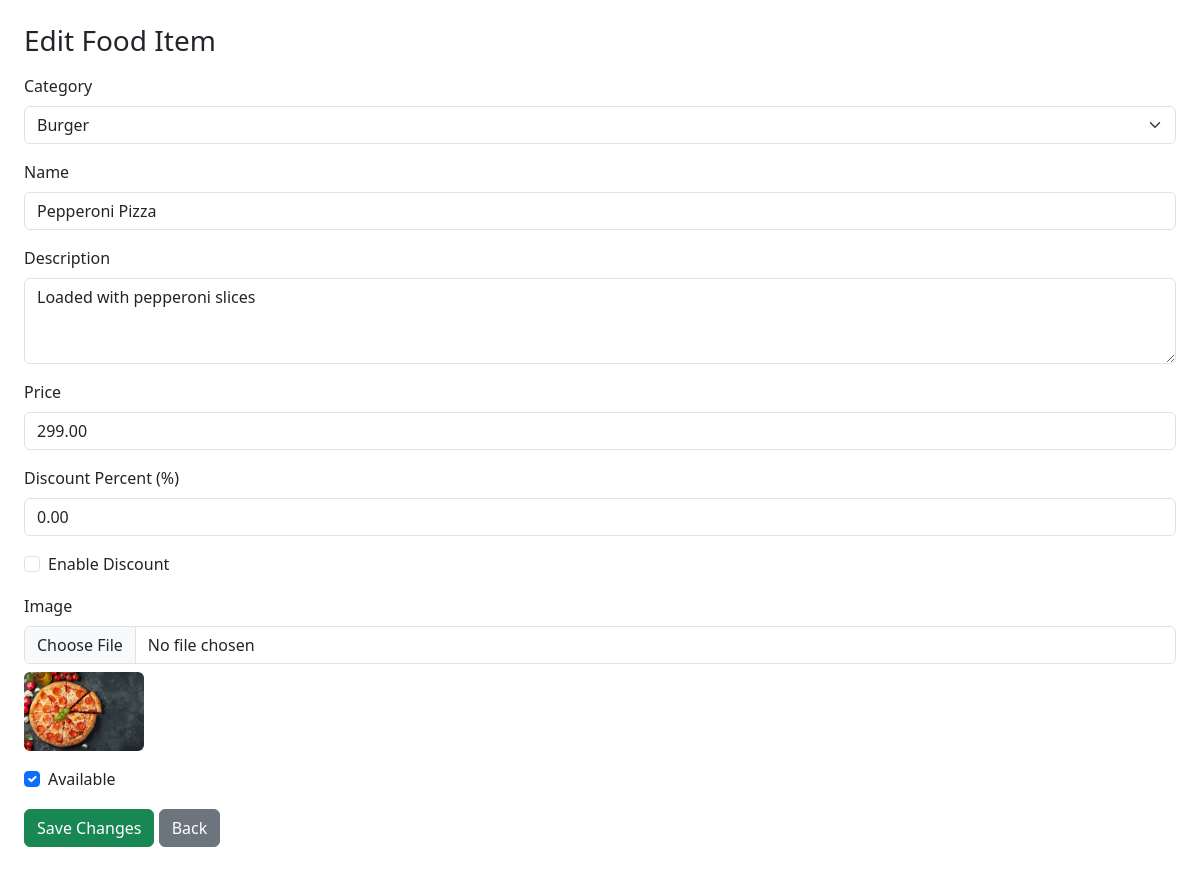
The app's page /admin/edit_item.php?id=11 (signed in), older data.
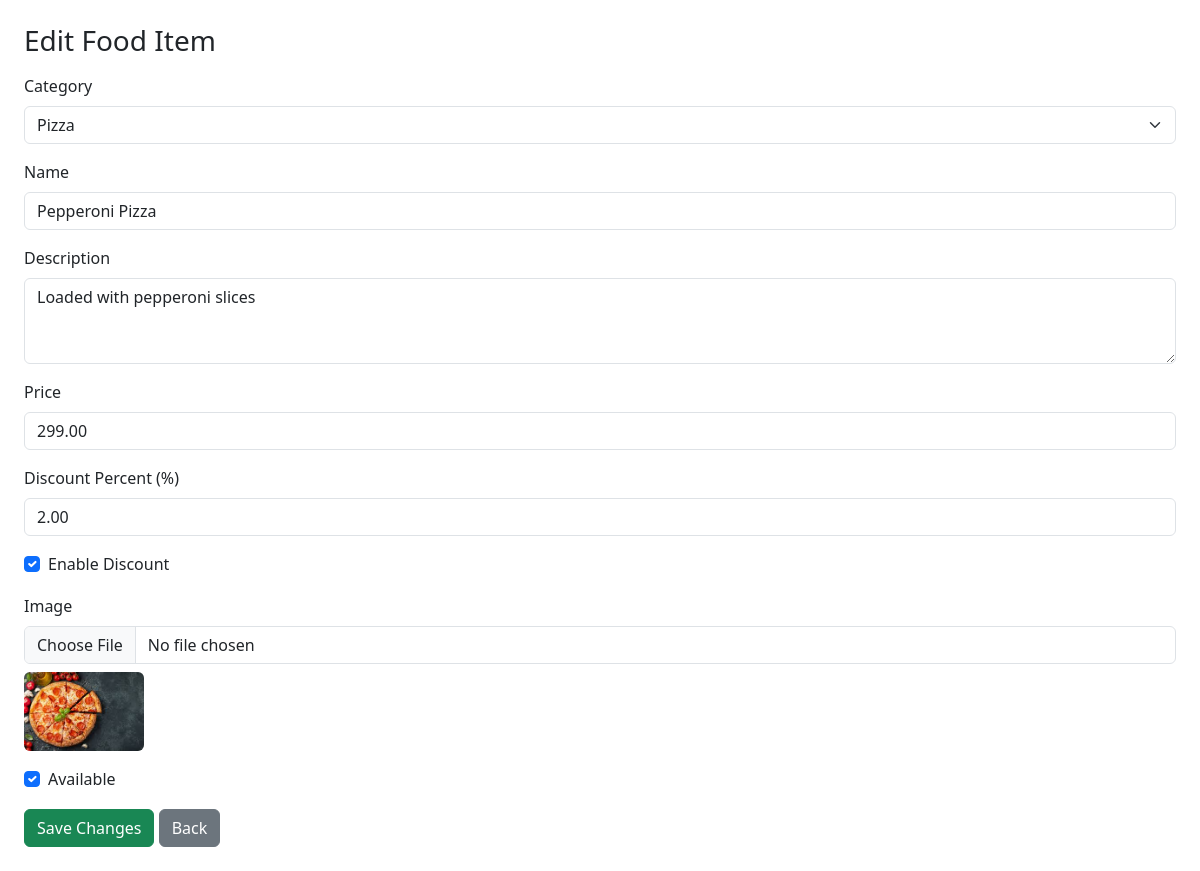
The same page, newer data.
### tables this page shows
CREATE TABLE `food_items` (
  `id` int(11) NOT NULL,
  `category_id` int(11) DEFAULT NULL,
  `name` varchar(100) DEFAULT NULL,
  `description` text DEFAULT NULL,
  `price` decimal(10,2) DEFAULT NULL,
  `image` varchar(255) DEFAULT NULL,
  `available` tinyint(1) DEFAULT 1,
  `discount_percent` decimal(5,2) NOT NULL DEFAULT 0.00,
  `discount_active` tinyint(1) NOT NULL DEFAULT 0
);

CREATE TABLE `categories` (
  `id` int(11) NOT NULL,
  `name` varchar(100) DEFAULT NULL,
  `image` varchar(255) DEFAULT NULL
);

### admin/edit_item.php (the view, shortened to what this page needs)
<?php
include('../config/db.php');
$id = intval($_GET['id']);
$item = $conn->query("SELECT * FROM food_items WHERE id=$id")->fetch_assoc();
?>
<!DOCTYPE html>
<html>
<head>
    <link href="https://cdn.jsdelivr.net/npm/bootstrap@5.3.0/dist/css/bootstrap.min.css" rel="stylesheet">
</head>
<body class="p-4">
    <h3>Edit Food Item</h3>
    <form method="POST" enctype="multipart/form-data" class="mt-3">
        <label class="form-label">Category</label>
        <select name="category_id" class="form-select" required>
            <?php
            $cats = $conn->query("SELECT * FROM categories");
            while ($c = $cats->fetch_assoc()):
            ?>
                <option value="<?php echo $c['id']; ?>"
                    <?php echo ($c['id'] == $item['category_id']) ? 'selected' : ''; ?>>
                    <?php echo $c['name']; ?>
                </option>
            <?php endwhile; ?>
        </select>
        <label class="form-label mt-3">Name</label>
        <input type="text" name="name" class="form-control"
            value="<?php echo $item['name']; ?>" required>
        <label class="form-label mt-3">Description</label>
        <textarea name="description" class="form-control" rows="3" required><?php echo $item['description']; ?></textarea>
        <label class="form-label mt-3">Price</label>
        <input type="number" name="price" class="form-control"
            value="<?php echo $item['price']; ?>" required step="0.01">
        <label class="form-label mt-3">Discount Percent (%)</label>
        <input type="number" name="discount_percent" class="form-control"
            value="<?php echo isset($item['discount_percent']) ? $item['discount_percent'] : '0.00'; ?>" step="0.01" min="0" max="100">
        <label class="form-check mt-3">
            <input type="checkbox" name="discount_active" class="form-check-input"
                <?php echo (isset($item['discount_active']) && $item['discount_active'] == 1) ? 'checked' : ''; ?>>
            Enable Discount
        </label>
        <label class="form-label mt-3">Image</label>
        <input type="file" name="image" class="form-control">
        <?php if ($item['image']): ?>
            <img src="/food_order_system/uploads/<?php echo $item['image']; ?>"
                width="120" class="mt-2 rounded">
        <?php endif; ?>
        <label class="form-check mt-3">
            <input type="checkbox" name="available" class="form-check-input"
                <?php echo ($item['available'] == 1) ? 'checked' : ''; ?>>
            Available
        </label>
        <button class="btn btn-success mt-3">Save Changes</button>
        <a href="items.php" class="btn btn-secondary mt-3">Back</a>
    </form>
</body>
</html>

Row changes from the older to the newer data that the page shows:
changed food_items "Pepperoni Pizza": category_id (not shown) → "Pizza"; discount_percent "0.00" → "2.00"; discount_active "☐" → "☑"
Text that changed along with them:
form field category_id: "Burger" → (not shown)
